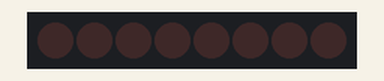
This sketch was run on a simulated Arduino Uno, built with avr-gcc and run on an emulated ATmega328P. Parts: 8 port-expander outputs drawn as a row of LEDs (first output left, lit = HIGH). Wiring (inferred from the names in the program): MCP23008 port expander at I2C address 0x20. Wiring (inferred from the signals the program sends): row of LEDs: on Q0, Q1, Q2, Q3, Q4, Q5, Q6, Q7.

Above: at 1.12 s.
At 1.41 s:
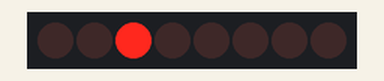
At 4.12 s:
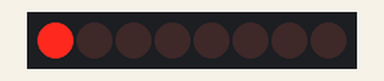
At 6.4 s:
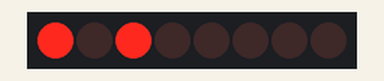
At 9.12 s:
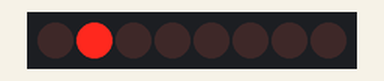
At 13.4 s:
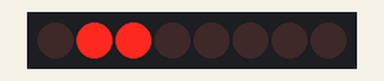
Timing chart, 0 to 14.3 s (numbered marks = the images above):
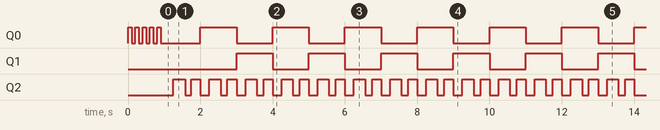

The sketch:

DigitalWrite_Demo_MCP23008.ino
```cpp
// (licence header left out)
#include <MCP23008.h>

MCP23008 IO(0x20);
const unsigned long PeriodMain = 1000; //Primary period is 1000ms
const unsigned long PeriodSecondary = 250; //Secondary period is 250ms

void setup() {
	IO.PinMode(0, OUTPUT); //Set pin 0 as output
	IO.PinMode(1, OUTPUT); //Set pin 1 as output
	IO.PinMode(2, OUTPUT); //Set pin 2 as output

	for(int i = 0; i < 5; i++) {  //DEBUG!
		IO.DigitalWrite(0,1);
		delay(100);
		IO.DigitalWrite(0,0);
		delay(100);
	}

}

void loop() {

	static boolean StateMain = false; //Equivalent to off
	static boolean StateSecondary = false; //Equivalent to off

	while(1) {
		if(millis() % PeriodMain == 0) { //If main period rolls over
			StateMain = !StateMain; //Toggle state
			IO.DigitalWrite(0, int(StateMain)); //Set state value
			IO.DigitalWrite(1, int(!StateMain));  //Set inverse state value
		}
		if(millis() % PeriodSecondary == 0) { //If secondary period rolls over
			StateSecondary = !StateSecondary; //Toggle state
			IO.DigitalWrite(2, StateSecondary); //Set state value
		}
	}
}
```

Measured:
- by itself, Q0: goes 4 × (LOW 0.10 s, HIGH 0.10 s), 19 × (LOW 1.1 s, HIGH 1.0 s), then LOW
- by itself, Q1: alternates HIGH for 1.0 s and LOW for 1.0 s
- by itself, Q2: moves between LOW and HIGH, repeating every 10.2 s
